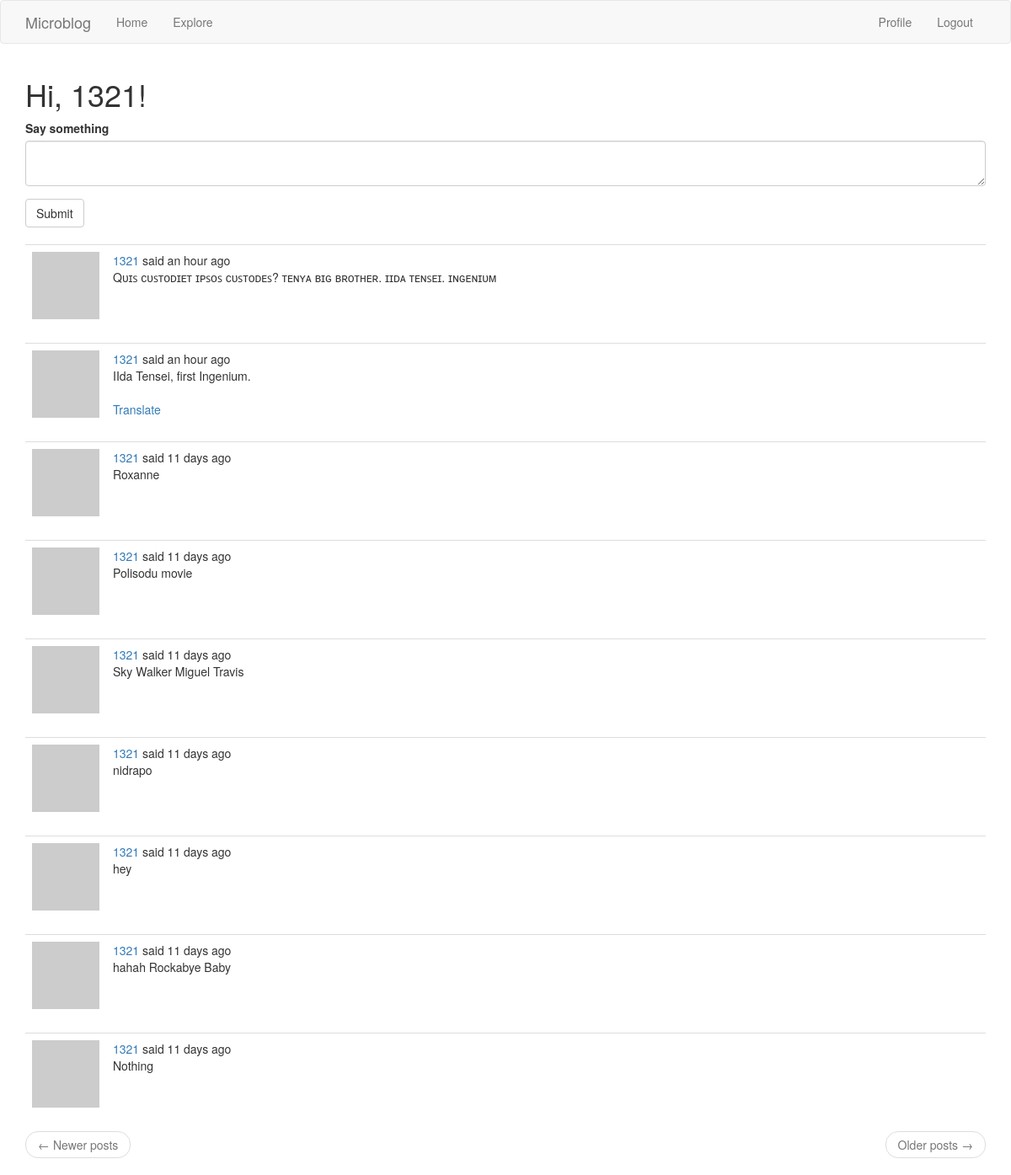
The page /index (signed in) on the database its author committed.
### app/models.py (models this page shows, shortened)
class User(UserMixin,db.Model):
    id = db.Column(db.Integer, primary_key=True)
    username = db.Column(db.String(64), index=True, unique=True)
    email = db.Column(db.String(120), index=True, unique=True)
    password_hash = db.Column(db.String(128))
    about_me = db.Column(db.String(140))
    last_seen = db.Column(db.DateTime, default=datetime.utcnow)
    posts = db.relationship('Post',backref='author',lazy='dynamic')
    followed = db.relationship(
        'User', secondary=followers,
        primaryjoin=(followers.c.follower_id == id),
        secondaryjoin=(followers.c.followed_id == id),
        backref=db.backref('followers', lazy='dynamic'), lazy='dynamic')
    def avatar(self, size):
        digest = md5(self.email.lower().encode('utf-8')).hexdigest()
        return 'https://www.gravatar.com/avatar/{}?d=identicon&s={}'.format(
            digest, size)
    """
        Followers table is an arbitrary
        The "c" is an attribute of SQLAlchemy tables that are not defined as models.
        For these tables, the table columns are all exposed as sub-attributes of this "c" attribute.
    """
    def followed_posts(self):
        followed = Post.query.join(
            followers, (followers.c.followed_id == Post.user_id)).filter(
                followers.c.follower_id == self.id)
        own = Post.query.filter_by(user_id=self.id)
        return followed.union(own).order_by(Post.timestamp.desc())

class Post(db.Model):
    id = db.Column(db.Integer, primary_key=True)
    body = db.Column(db.String(140))
    timestamp = db.Column(db.DateTime, index=True, default=datetime.utcnow)
    user_id = db.Column(db.Integer, db.ForeignKey('user.id'))
    language = db.Column(db.String(5))

### app/routes.py (the view, shortened to what this page needs)
@app.route('/', methods=['GET', 'POST'])
@app.route('/index', methods=['GET', 'POST'])
@login_required
def index():
    form = PostForm()
    page = request.args.get('page', 1, type=int)
    posts = current_user.followed_posts().paginate(
        page, app.config['POSTS_PER_PAGE'], False)
    next_url = None
    if posts.has_next:
        next_url = url_for('index', page=posts.next_num)
    prev_url = None
    if posts.has_prev:
        prev_url = url_for('index', page=posts.prev_num)
    return render_template('index.html', title=_('Home Page'),
                          form=form, posts=posts.items,
                          next_url=next_url, prev_url=prev_url)

### app/forms.py
class PostForm(FlaskForm):
    post = TextAreaField(_l('Say something'), validators=[DataRequired()])
    submit = SubmitField(_l('Submit'))

### app/models.py (called while the page is built)
@login.user_loader
def load_user(id):
    return User.query.get(int(id))

### app/routes.py (called while the page is built)
@app.before_request
def before_request():
    if current_user.is_authenticated:
        current_user.last_seen = datetime.utcnow()
        db.session.commit()
    g.locale = str(get_locale())

### app/templates/index.html
{% extends "base.html" %}
{% import 'bootstrap/wtf.html' as wtf %}
{% block app_content %}
    <h1>{{ _('Hi, %(username)s!', username=current_user.username) }}</h1>
    {% if form %}
    {{ wtf.quick_form(form) }}
    <br>
    {% endif %}
    {% for post in posts %}
        {% include '_post.html' %}
    {% endfor %}
    <nav aria-label="...">
        <ul class="pager">
            <li class="previous{% if not prev_url %} disabled{% endif %}">
                <a href="{{ prev_url or '#' }}">
                    <span aria-hidden="true">&larr;</span> {{ _('Newer posts') }}
                </a>
            </li>
            <li class="next{% if not next_url %} disabled{% endif %}">
                <a href="{{ next_url or '#' }}">
                    {{ _('Older posts') }} <span aria-hidden="true">&rarr;</span>
                </a>
            </li>
        </ul>
    </nav>
{% endblock %}

### app/templates/_post.html (shortened to what this page needs)
<table class="table table-hover">
    <tr>
        <td width="70px">
            <a href="{{ url_for('user', username=post.author.username) }}">
                <img src="{{ post.author.avatar(70) }}" />
            </a>
        </td>
        <td>
            {{ _('%(username)s said %(when)s',
                username=user_link, when=moment(post.timestamp).fromNow()) }}
            <br>
            <span id="post{{ post.id }}">{{ post.body }}</span>
            {% if post.language and post.language!=g.locale %}
            <br><br>
            <span id="translation{{ post.id }}">
                <a href="javascript:translate(
                            '#post{{ post.id }}',
                            '#translation{{ post.id }}',
                            '{{ g.locale }}');">{{ _('Translate') }}</a>
            </span>
            {% endif %}
        </td>
    </tr>
</table>

### rows shown on the page
Post: body "Qᴜɪꜱ ᴄᴜꜱᴛᴏᴅɪᴇᴛ ɪᴘꜱᴏꜱ ᴄᴜꜱᴛᴏᴅᴇꜱ? ᴛᴇɴʏᴀ ʙɪɢ ʙʀᴏᴛʜᴇʀ. ɪɪᴅᴀ ᴛᴇɴꜱᴇɪ. ɪɴɢᴇɴɪᴜᴍ"
Post: body "IIda Tensei, first Ingenium."
Post: body "Roxanne"
Post: body "Polisodu movie"
Post: body "Sky Walker Miguel Travis"
Post: body "nidrapo"
Post: body "hey"
Post: body "hahah Rockabye Baby"
Post: body "Nothing"
